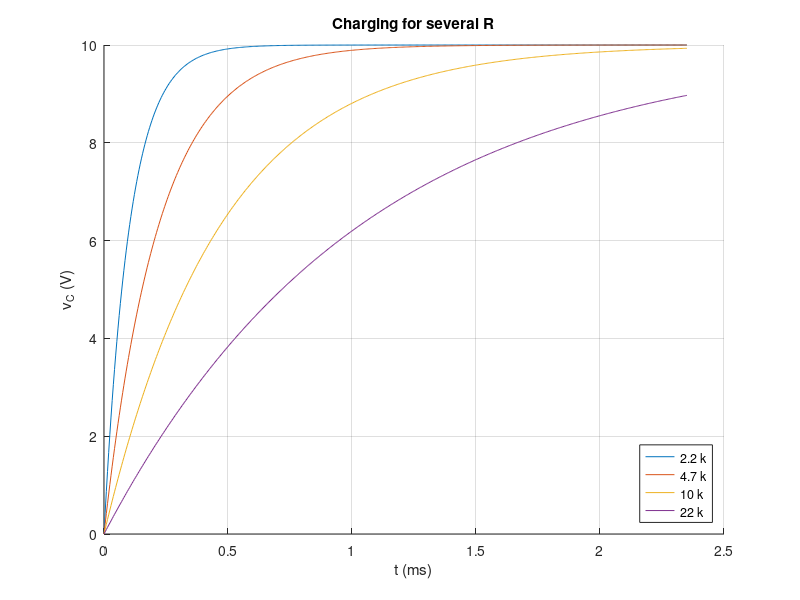
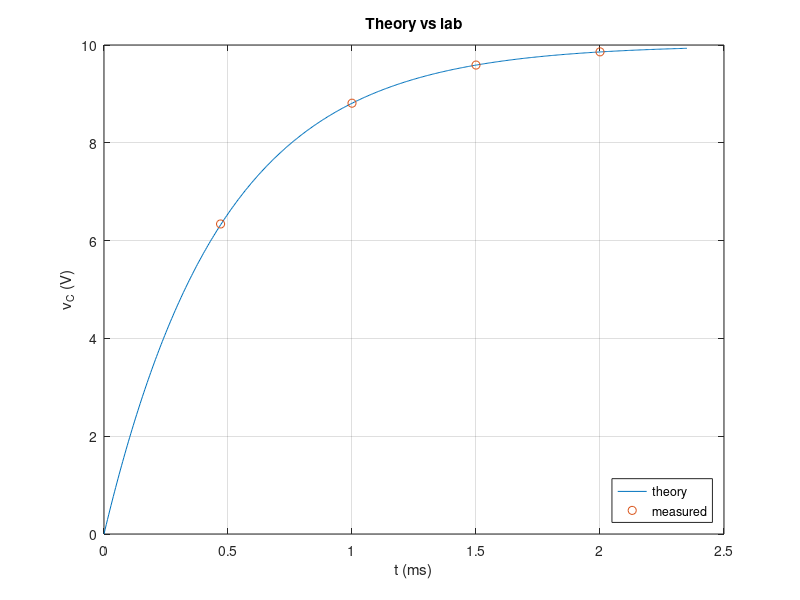

Write MATLAB code to recreate these figures, in order.
% MATLAB from zero — 7: from a script to a project
%title: MATLAB from Zero 7: From a Script to a Project
%ar-title: MATLAB من الصفر 7: من سكربت إلى مشروع
%course: intro
%level: 7

%% 1. Start from a working script
%ar: كل مشروع يبدأ بسكربت صغير يعمل ونتيجته صحيحة. هنا: شحن مكثف عبر مقاومة. نتحقق من ثابت الزمن قبل أي توسعة.
R = 10e3; C = 47e-9; Vs = 10;
tau = R*C;
t = linspace(0, 5*tau, 500);
vc = Vs*(1 - exp(-t/tau));
fprintf('tau = %.3f ms, vc(tau) = %.3f V\n', tau*1e3, interp1(t, vc, tau))

%% 2. Turn the numbers into parameters
%ar: اجمع كل القيم التي قد تتغير في بداية الملف داخل struct واحد (مثل p.R و p.C). هكذا تغيّر التصميم من مكان واحد.
p.R = 10e3; p.C = 47e-9; p.Vs = 10;
fprintf('parameters: R = %g, C = %g, Vs = %g\n', p.R, p.C, p.Vs)

%% 3. A parameter sweep
%ar: المشروع الحقيقي يجيب على سؤال: «ماذا لو؟». نرسم الشحن لعدة قيم للمقاومة على نفس الشكل بحلقة.
figure; hold on
for Rk = [2.2e3 4.7e3 10e3 22e3]
    tk = Rk*p.C;
    plot(t*1e3, p.Vs*(1 - exp(-t/tk)))
end
hold off; grid on; xlabel('t (ms)'); ylabel('v_C (V)')
legend('2.2 k', '4.7 k', '10 k', '22 k', 'Location', 'southeast'); title('Charging for several R')

%% 4. Save results to a file
%ar: احفظ النتائج في ملف CSV يفتحه Excel: fopen للفتح، fprintf للكتابة، fclose للإغلاق. هذا يصلح لكل أجهزة MATLAB.
f = fopen('charging.csv', 'w');
fprintf(f, 't_ms,vc_V\n');
fprintf(f, '%.5f,%.5f\n', [t(1:50:end)*1e3; vc(1:50:end)]);
fclose(f);
fprintf('saved %d rows to charging.csv\n', numel(t(1:50:end)))
delete('charging.csv');

%% 5. Check your design automatically
%ar: أضف اختبارًا يتأكد من النتيجة بنفسه: assert يوقف البرنامج برسالة إذا كان الشرط خطأ. هكذا تعرف فورًا إذا كسر تعديلٌ شيئًا.
assert(abs(p.R*p.C - 0.47e-3) < 1e-12, 'time constant changed!')
fprintf('all checks passed\n')

%%! 6. Ideas to grow it into a real project
%ar: (1) اجعل الحساب دالة: [t, vc] = rc_charge(p) واستدعها من سكربت رئيسي. (2) اقرأ القيم من المستخدم بـ input. (3) في MATLAB نفسه: App Designer (من Apps ثم Design App) يحول الدالة إلى برنامج بأزرار ومنزلقات.
%ar: (4) قارن النظرية بقياساتك من المعمل: ضع قراءاتك في متجه وارسمها فوق المنحنى النظري واحسب نسبة الخطأ. هذا تقرير معمل كامل من MATLAB.
meas_t  = [0.47 1.0 1.5 2.0];          % example: your own lab readings (ms)
meas_vc = [6.34 8.81 9.59 9.86];       % (V) - from the virtual lab, Experiment 1
theory  = p.Vs*(1 - exp(-meas_t*1e-3/tau));
err = abs(theory - meas_vc)./theory*100;
fprintf('t = %.2f ms: theory %.3f V, measured %.2f V, error %.2f%%\n', [meas_t; theory; meas_vc; err])
figure
plot(t*1e3, vc); hold on; plot(meas_t, meas_vc, 'o'); hold off; grid on
xlabel('t (ms)'); ylabel('v_C (V)'); legend('theory', 'measured', 'Location', 'southeast'); title('Theory vs lab')
